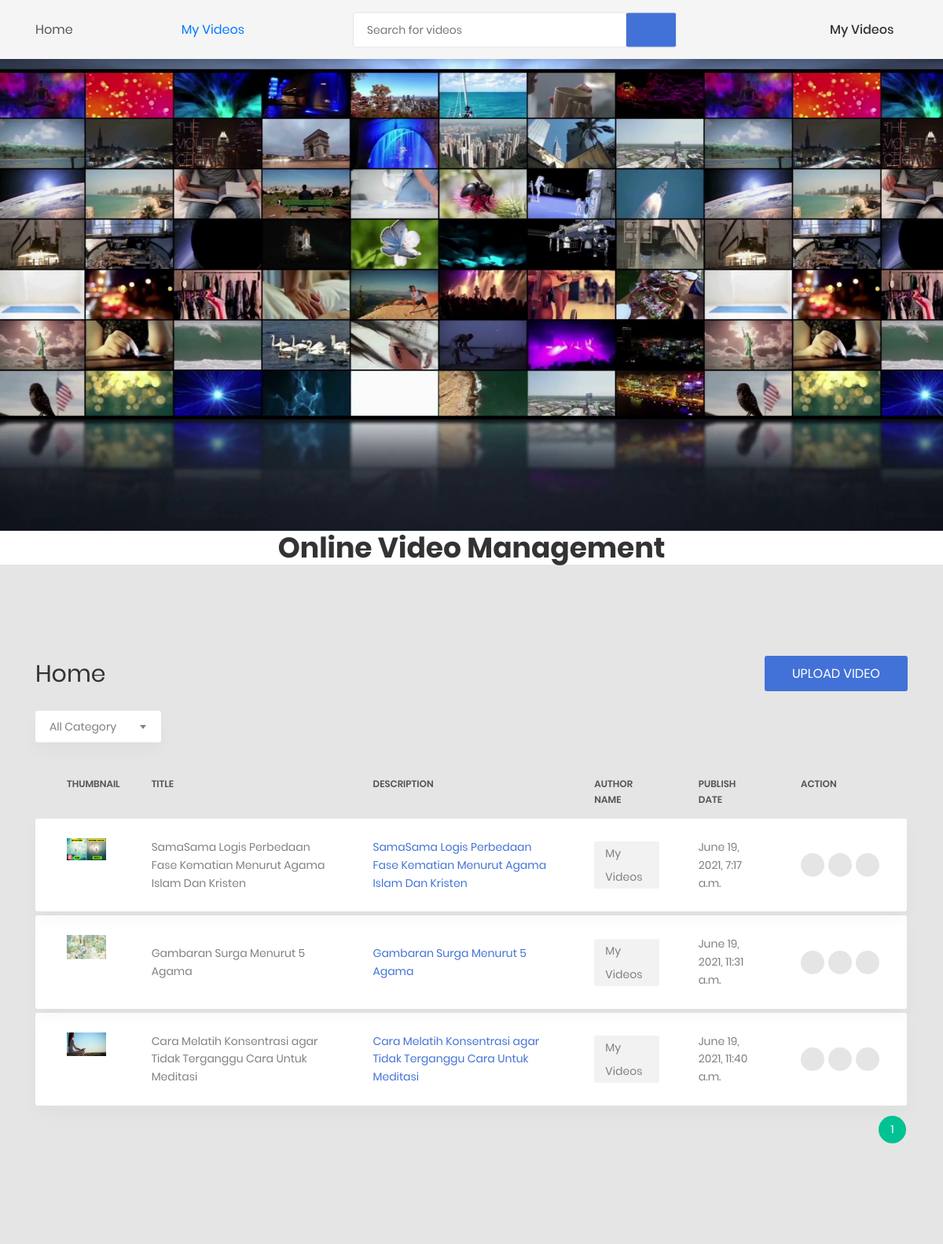
Page /my_videos/ (signed in) on the committed database.
### app/models.py (models this page shows, shortened)
class UserModel(AbstractBaseUser):
    user_id = models.AutoField(primary_key=True)
    email = models.EmailField(
        verbose_name='email address',
        max_length=255,
        unique=True,
    )
    full_name = models.CharField(max_length=100)
    is_active = models.BooleanField(default=True)
    is_admin = models.BooleanField(default=False)
    date_joined = models.DateTimeField(default=timezone.now)
    last_login = models.DateTimeField(blank=True, null=True)
    objects = UserAccountManager()
    USERNAME_FIELD = 'email'
    REQUIRED_FIELDS = ['full_name']

class VideoDetailModel(models.Model):
    video_id = models.AutoField(primary_key=True)
    title = models.CharField(max_length=100)
    description = models.CharField(max_length=1000)
    tags = models.CharField(max_length=1000)
    categories = models.ForeignKey(VideoCategoryModel, on_delete=models.CASCADE)
    thumbnail = models.ImageField(upload_to='images/thumbnail/')
    video = models.FileField(upload_to='video/')
    user_id = models.ForeignKey(UserModel, on_delete=models.CASCADE, related_name='u')
    date_uploaded = models.DateTimeField(default=timezone.now)
    last_modified = models.DateTimeField(default=timezone.now)

### app/views.py (the view)
# urls.py: path('my_videos/', views.MyVideos.as_view(), name='my_videos'),
class MyVideos(LoginRequiredMixin, FilterView, Paginator):
    filterset_class = CategoryFilter
    login_url = '/login/'
    template_name = 'my_videos.html'
    model = VideoDetailModel
    paginate_by = 25
    def get_context_data(self, **kwargs):
        context = super(MyVideos, self).get_context_data(**kwargs)
        context['user_full_name'] = self.request.user.full_name
        context['user_email'] = self.request.user.email
        return context
    def get_queryset(self):
        queryset = super(MyVideos, self).get_queryset()
        queryset = queryset.filter(user_id_id=self.request.user.user_id).order_by('date_uploaded')
        return queryset

### app/models.py (called while the page is built)
    def __str__(self):
        return self.category

### templates/my_videos.html (shortened to what this page needs)
{% extends 'base.html' %}
{% load static %}
{% block content %}
    <div class="page-wrapper">
        <div class="page-container">
            <header class="header-desktop">
                <div class="section__content section__content--p30">
                    <div class="container-fluid">
                        <div class="header-wrap">
                            <a href="{% url 'home' %}" class="header-desktop-link">Home</a>
                            <a href="{% url 'my_videos' %}" class="active">My Videos</a>
                            <form class="form-header">
                                {{ filter.form.title }}
                                <button class="au-btn--submit" type="submit">
                                    <i class="zmdi zmdi-search"></i>
                                </button>
                            </form>
                            <div class="header-button">
                                <div class="account-wrap">
                                    <div class="account-item clearfix js-item-menu">
                                        <div class="content">
                                            <a class="js-acc-btn" href="#">{{ user_full_name }}</a>
                                        </div>
                                    </div>
                                </div>
                            </div>
                        </div>
                    </div>
                </div>
            </header>
            <div class="main-content">
                <div class="section__content section__content--p30">
                    <div class="container-fluid">
                        <div class="row">
                            <div class="col-md-12">
                                <div class="overview-wrap">
                                    <h2 class="title-1">Home</h2>
                                    <a href="{% url 'upload_video' %}">
                                        <button class="au-btn au-btn-icon au-btn--blue">Upload Video</button>
                                    </a>
                                </div>
                            </div>
                        </div>
                        {% if object_list %}
                            <div class="row m-t-25">
                            <div class="col-md-12">
                                <div class="table-data__tool">
                                    <div class="table-data__tool-left">
                                        <div class="rs-select2--light rs-select2--md">
                                            <form>
                                            </form>
                                        </div>
                                    </div>
                                </div>
                                <div class="table-responsive table-responsive-data2">
                                    <table id="data-table-basic1" class="table table-data2">
                                        <thead>
                                            <tr>
                                                <th>thumbnail</th>
                                                <th>title</th>
                                                <th>description</th>
                                                <th>author name</th>
                                                <th>publish date</th>
                                                <th>action</th>
                                            </tr>
                                        </thead>
                                        <tbody>
                                            {% for x in object_list %}
                                            <tr class="tr-shadow">
                                                <td><img src="{{ x.thumbnail.url }}" width="50" height="50"></td>
                                                <td>{{ x.title }}</td>
                                                <td class="desc">{{ x.description }}</td>
                                                <td><span class="block-email">{{ x.user_id.full_name }}</span></td>
                                                <td>{{ x.date_uploaded }}</td>
                                                <td>
                                                    <div class="table-data-feature">
                                                        <button class="item" data-toggle="tooltip" data-placement="top" title="Play">
                                                            <a href="{{ x.video.url }}">
                                                                <i class="zmdi zmdi-play-circle-outline"></i>
                                                            </a>
                                                        </button>
                                                        <button class="item" data-toggle="tooltip" data-placement="top" title="Edit">
                                                            <a href="{% url 'edit_video_details' %}?video_id={{ x.video_id }}">
                                                                <i class="zmdi zmdi-edit"></i>
                                                            </a>
                                                        </button>
                                                        <button class="item" data-toggle="tooltip" data-placement="top" title="Delete">
                                                            <a href="{% url 'delete_video' %}?video_id={{ x.video_id }}">
                                                                <i class="zmdi zmdi-delete"></i>
                                                            </a>
                                                        </button>
                                                    </div>
                                                </td>
                                            </tr>
                                            <tr class="spacer"></tr>
                                            {% endfor %}
                                        </tbody>
                                    </table>
                                </div>
                            </div>
                                <div class="col-md-6 offset-md-6 col-sm-6">
                                    <div class="dataTables_wrapper">
                                        <div class="dataTables_paginate paging_simple_numbers" id="data-table-basic_paginate">
                                            <span>
                                                {% if page_obj.number %}
                                                    <a href="?page={{ page_obj.number }}" class="paginate_button current">{{ page_obj.number }}</a>
                                                {% endif %}
                                            </span>
                                        </div>
                                    </div>
                                </div>
                        </div>
                        {% endif %}
                    </div>
                </div>
            </div>
        </div>
    </div>
{% endblock %}

### app/static/pagination.css (style rules this page uses)
.dataTables_wrapper { position: relative; clear: both; *zoom: 1; zoom: 1 }
.dataTables_wrapper .dataTables_paginate { float: right; text-align: right; padding-top: 0.50em }
.dataTables_wrapper .dataTables_paginate .paginate_button { box-sizing: border-box; display: inline-block; min-width: 1.5em; padding: 0.5em 1em; text-align: center; text-decoration: none !important; cursor: pointer; width: 35px; height: 35px; border-radius: 50%; background-color: #333; vertical-align: top; color: #fff !important; margin: 0 2px; border: 0 !important; line-height: 21px; box-shadow: none !important; font-size: 14px; }
.dataTables_wrapper .dataTables_paginate .paginate_button.current, .dataTables_wrapper .dataTables_paginate .paginate_button.current:focus, .dataTables_wrapper .dataTables_paginate .paginate_button.current:hover { background: #00c292; color: #fff !important; border: 1px solid #333; }

### rows in the picture
UserModel: full_name "My Videos"
VideoDetailModel: thumbnail (picture), title "SamaSama Logis Perbedaan Fase Kematian Menurut Agama Islam Dan Kristen", description "SamaSama Logis Perbedaan Fase Kematian Menurut Agama Islam Dan Kristen", user_id.full_name "My Videos", date_uploaded "June 19, 2021, 7:17 a.m."
VideoDetailModel: thumbnail (picture), title "Gambaran Surga Menurut 5 Agama", description "Gambaran Surga Menurut 5 Agama", user_id.full_name "My Videos", date_uploaded "June 19, 2021, 11:31 a.m."
VideoDetailModel: thumbnail (picture), title "Cara Melatih Konsentrasi agar Tidak Terganggu Cara Untuk Meditasi", description "Cara Melatih Konsentrasi agar Tidak Terganggu Cara Untuk Meditasi", user_id.full_name "My Videos", date_uploaded "June 19, 2021, 11:40 a.m."

### other values in the picture
{{ page_obj.number }} "1"
